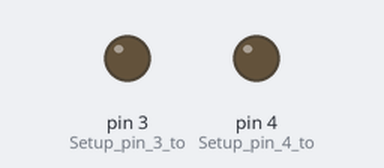
A sketch run on a simulated Arduino Uno, built with avr-gcc and run on an emulated ATmega328P. Shown: output pins drawn as LEDs (lit = HIGH).

Above: at 0.15 s.
At 39.84 s:
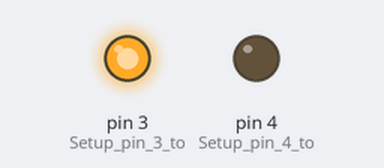
Timing chart, 0 to 40.0 s (numbered marks = the images above):
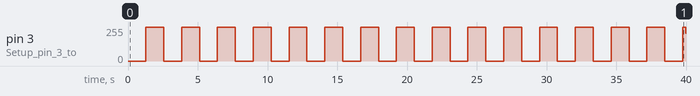

The sketch:

_04_pulse.ino
```cpp
void setup() {
  // put your setup code here, to run once:
  pinMode(3,OUTPUT);     //Setup pin 3 to "output" a signal.
  pinMode(4,OUTPUT);     //Setup pin 4 to "output" a signal.
  digitalWrite(3,LOW);   //Set pin 3 to LOW (also called ground).
  digitalWrite(4,LOW);   //Set pin 4 to LOW (also called ground).
}

void loop() {
  // put your main code here, to run repeatedly:
  for(int ii=0;ii<=255;++ii) {
    analogWrite(3,ii);   //Write the value "ii" to the LED
    delay(5);            //Wait a bit so the human eye.
  }
  for(int ii=255;ii>=0;--ii) {
    analogWrite(3,ii);   //Write the value "ii" to the LED
    delay(5);            //Wait a bit so the human eye.
  }
}
```

Measured:
- by itself, pin 3 (Setup_pin_3_to): 0/255 → 255/255 at 1.3 s, → 0/255 1.3 s later, → 255/255 1.3 s later, → 0/255 1.3 s later, … (32 changes in this stretch)
